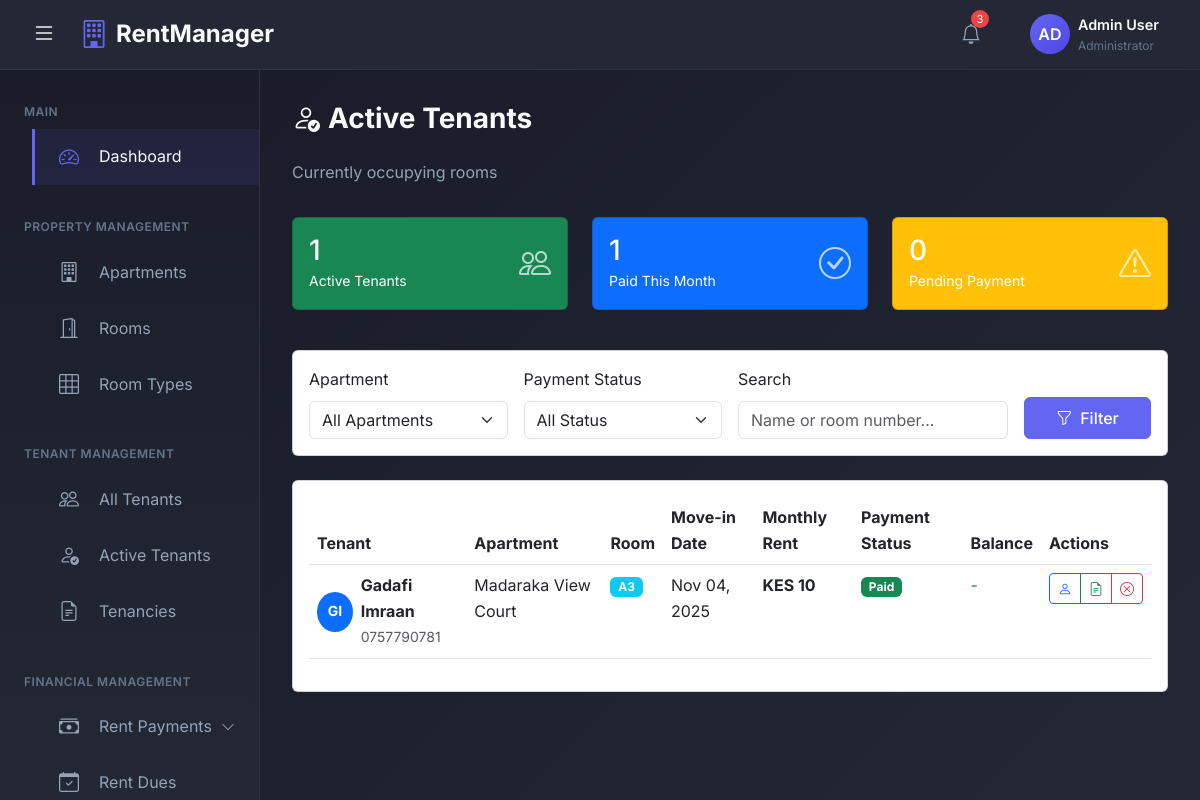
Screenshot of /active-tenants/ (signed in) with the database file from the repository.
### rental_app/models.py (models this page shows, shortened)
class Tenancy(models.Model):
    TENANCY_STATUS = (
        ('active', 'Active'),
        ('terminated', 'Terminated'),
        ('suspended', 'Suspended'),
        ('switched', 'Switched Room'),  # When tenant moves to another room
    )
    TERMINATION_REASON = (
        ('vacated', 'Tenant Vacated'),
        ('evicted', 'Evicted'),
        ('room_switch', 'Switched to Another Room'),
        ('other', 'Other'),
    )
    tenant = models.ForeignKey(User, on_delete=models.PROTECT, related_name='tenancies', limit_choices_to={'user_type': 'tenant'})
    room = models.ForeignKey(Room, on_delete=models.PROTECT, related_name='tenancies')
    apartment = models.ForeignKey(Apartment, on_delete=models.PROTECT, related_name='tenancies')  # Denormalized for easy querying
    start_date = models.DateField()
    end_date = models.DateField(null=True, blank=True)
    deposit_paid = models.DecimalField(max_digits=10, decimal_places=2, default=0.00)
    deposit_refunded = models.BooleanField(default=False)
    deposit_refund_amount = models.DecimalField(max_digits=10, decimal_places=2, default=0.00, null=True, blank=True)
    deposit_deduction_reason = models.TextField(blank=True)  # Why deposit was partially refunded
    status = models.CharField(max_length=20, choices=TENANCY_STATUS, default='active')
    termination_reason = models.CharField(max_length=20, choices=TERMINATION_REASON, null=True, blank=True)
    move_in_condition = models.TextField(blank=True)
    move_out_condition = models.TextField(blank=True)
    switched_to_tenancy = models.ForeignKey('self', on_delete=models.SET_NULL, null=True, blank=True, related_name='previous_tenancy')
    switched_from_tenancy = models.ForeignKey('self', on_delete=models.SET_NULL, null=True, blank=True, related_name='next_tenancy')
    is_deleted = models.BooleanField(default=False)
    deleted_at = models.DateTimeField(null=True, blank=True)
    created_at = models.DateTimeField(auto_now_add=True)
    updated_at = models.DateTimeField(auto_now=True)
    class Meta:
        verbose_name_plural = 'Tenancies'
        ordering = ['-start_date']
        indexes = [
            models.Index(fields=['tenant', 'status']),
            models.Index(fields=['apartment', 'status']),
        ]

class User(AbstractUser):
    USER_TYPE_CHOICES = (
        ('admin', 'Admin'),
        ('tenant', 'Tenant'),
    )
    USER_STATUS = (
        ('active', 'Active'),
        ('inactive', 'Inactive'),
        ('archived', 'Archived'),  # For moved out tenants
    )
    user_type = models.CharField(max_length=10, choices=USER_TYPE_CHOICES)
    user_status = models.CharField(max_length=20, choices=USER_STATUS, default='active')
    phone_number = models.CharField(max_length=15, unique=True)
    national_id = models.CharField(max_length=20, unique=True, null=True, blank=True)
    profile_picture = models.ImageField(upload_to='profiles/', null=True, blank=True)
    is_deleted = models.BooleanField(default=False)
    deleted_at = models.DateTimeField(null=True, blank=True)
    created_at = models.DateTimeField(auto_now_add=True)
    updated_at = models.DateTimeField(auto_now=True)

class Apartment(models.Model):
    name = models.CharField(max_length=200)
    owner = models.ForeignKey(User, on_delete=models.CASCADE, related_name='apartments', limit_choices_to={'user_type': 'admin'})
    location = models.CharField(max_length=300)
    total_floors = models.IntegerField(validators=[MinValueValidator(1)])
    description = models.TextField(blank=True)
    water_rate_per_unit = models.DecimalField(max_digits=10, decimal_places=2, default=0.00)
    created_at = models.DateTimeField(auto_now_add=True)
    updated_at = models.DateTimeField(auto_now=True)

class Room(models.Model):
    ROOM_STATUS = (
        ('available', 'Available'),
        ('occupied', 'Occupied'),
        ('maintenance', 'Under Maintenance'),
    )
    apartment = models.ForeignKey(Apartment, on_delete=models.CASCADE, related_name='rooms')
    room_number = models.CharField(max_length=10)  # e.g., A1, B2, C3
    room_type = models.ForeignKey(RoomType, on_delete=models.PROTECT)
    floor_number = models.IntegerField(validators=[MinValueValidator(0)])
    has_balcony = models.BooleanField(default=False)
    has_shower = models.BooleanField(default=True)
    has_kitchen_unit = models.BooleanField(default=True)
    has_clothes_cabinet = models.BooleanField(default=True)
    monthly_rent = models.DecimalField(max_digits=10, decimal_places=2, validators=[MinValueValidator(0)])
    deposit_amount = models.DecimalField(max_digits=10, decimal_places=2, validators=[MinValueValidator(0)])
    status = models.CharField(max_length=20, choices=ROOM_STATUS, default='available')
    created_at = models.DateTimeField(auto_now_add=True)
    updated_at = models.DateTimeField(auto_now=True)
    class Meta:
        unique_together = ('apartment', 'room_number')
        ordering = ['floor_number', 'room_number']

### rental_app/views.py (the view)
# urls.py: path('active-tenants/', views.active_tenant_list, name='active_tenant_list'),
@login_required
def active_tenant_list(request):
    active_tenancies = Tenancy.objects.filter(
        apartment__owner=request.user,
        status='active'
    ).select_related('tenant', 'room', 'apartment').order_by('apartment', 'room__room_number')
    apartment_filter = request.GET.get('apartment', '')
    search_query = request.GET.get('search', '')
    payment_status_filter = request.GET.get('payment_status', '')
    if apartment_filter:
        active_tenancies = active_tenancies.filter(apartment_id=apartment_filter)
    if search_query:
        active_tenancies = active_tenancies.filter(
            Q(tenant__first_name__icontains=search_query) |
            Q(tenant__last_name__icontains=search_query) |
            Q(room__room_number__icontains=search_query)
        )
    today = timezone.now().date()
    current_month = today.replace(day=1)
    if payment_status_filter:
        tenancy_ids = RentDue.objects.filter(
            month_for=current_month,
            status=payment_status_filter
        ).values_list('tenancy_id', flat=True)
        active_tenancies = active_tenancies.filter(id__in=tenancy_ids)
    tenancy_list = []
    for tenancy in active_tenancies:
        current_due = RentDue.objects.filter(
            tenancy=tenancy,
            month_for=current_month
        ).first()
        tenancy.current_due_status = current_due.status if current_due else 'N/A'
        tenancy.current_balance = current_due.balance if current_due else Decimal('0.00')
        tenancy_list.append(tenancy)
    apartments = Apartment.objects.filter(owner=request.user)
    total_active = len(tenancy_list)
    paid_count = sum(1 for t in tenancy_list if t.current_due_status == 'paid')
    unpaid_count = sum(1 for t in tenancy_list if t.current_due_status in ['unpaid', 'overdue'])
    paginator = Paginator(tenancy_list, 20)
    page_number = request.GET.get('page')
    tenancies_page = paginator.get_page(page_number)
    context = {
        'active_tenancies': tenancies_page,
        'total_active': total_active,
        'paid_count': paid_count,
        'unpaid_count': unpaid_count,
        'apartments': apartments,
        'apartment_filter': apartment_filter,
        'search_query': search_query,
        'payment_status_filter': payment_status_filter,
    }
    return render(request, 'tenants/active_tenant_list.html', context)

### templates/tenants/active_tenant_list.html (shortened to what this page needs)
{% extends 'admin_base.html' %}
{% block content %}
<div class="page-header mb-4">
    <h1 class="page-title">
        <i class="bi bi-person-check me-2"></i>Active Tenants
    </h1>
    <p class="page-subtitle">Currently occupying rooms</p>
</div>
<div class="row mb-4">
    <div class="col-md-4 mb-3">
        <div class="card bg-success text-white">
            <div class="card-body">
                <div class="d-flex justify-content-between align-items-center">
                    <div>
                        <h3 class="mb-0">{{ total_active }}</h3>
                        <small>Active Tenants</small>
                    </div>
                    <i class="bi bi-people" style="font-size: 2rem; opacity: 0.7;"></i>
                </div>
            </div>
        </div>
    </div>
    <div class="col-md-4 mb-3">
        <div class="card bg-primary text-white">
            <div class="card-body">
                <div class="d-flex justify-content-between align-items-center">
                    <div>
                        <h3 class="mb-0">{{ paid_count }}</h3>
                        <small>Paid This Month</small>
                    </div>
                    <i class="bi bi-check-circle" style="font-size: 2rem; opacity: 0.7;"></i>
                </div>
            </div>
        </div>
    </div>
    <div class="col-md-4 mb-3">
        <div class="card bg-warning text-white">
            <div class="card-body">
                <div class="d-flex justify-content-between align-items-center">
                    <div>
                        <h3 class="mb-0">{{ unpaid_count }}</h3>
                        <small>Pending Payment</small>
                    </div>
                    <i class="bi bi-exclamation-triangle" style="font-size: 2rem; opacity: 0.7;"></i>
                </div>
            </div>
        </div>
    </div>
</div>
<div class="card mb-4">
    <div class="card-body">
        <form method="get" class="row g-3">
            <div class="col-md-3">
                <label class="form-label">Apartment</label>
                <select name="apartment" class="form-select">
                    <option value="">All Apartments</option>
                </select>
            </div>
            <div class="col-md-3">
                <label class="form-label">Payment Status</label>
                <select name="payment_status" class="form-select">
                    <option value="">All Status</option>
                </select>
            </div>
            <div class="col-md-4">
                <label class="form-label">Search</label>
                <input type="text" name="search" class="form-control"
                       placeholder="Name or room number..." value="{{ search_query }}">
            </div>
            <div class="col-md-2 d-flex align-items-end">
                <button type="submit" class="btn btn-primary w-100">
                    <i class="bi bi-funnel me-2"></i>Filter
                </button>
            </div>
        </form>
    </div>
</div>
<div class="card">
    <div class="card-body">
        <div class="table-responsive">
            <table class="table table-hover">
                <thead>
                    <tr>
                        <th>Tenant</th>
                        <th>Apartment</th>
                        <th>Room</th>
                        <th>Move-in Date</th>
                        <th>Monthly Rent</th>
                        <th>Payment Status</th>
                        <th>Balance</th>
                        <th>Actions</th>
                    </tr>
                </thead>
                <tbody>
                    {% for tenancy in active_tenancies %}
                    <tr>
                        <td>
                            <div class="d-flex align-items-center">
                                <div class="avatar-circle bg-primary text-white me-2">
                                    {{ tenancy.tenant.first_name.0 }}{{ tenancy.tenant.last_name.0 }}
                                </div>
                                <div>
                                    <strong>{{ tenancy.tenant.get_full_name }}</strong>
                                    <br><small class="text-muted">{{ tenancy.tenant.phone_number }}</small>
                                </div>
                            </div>
                        </td>
                        <td>{{ tenancy.apartment.name }}</td>
                        <td><span class="badge bg-info">{{ tenancy.room.room_number }}</span></td>
                        <td>{{ tenancy.start_date|date:"M d, Y" }}</td>
                        <td><strong>KES {{ tenancy.room.monthly_rent|floatformat:0 }}</strong></td>
                        <td>
                            {% if tenancy.current_due_status == 'paid' %}
                            <span class="badge bg-success">Paid</span>
                            {% elif tenancy.current_due_status == 'partially_paid' %}
                            <span class="badge bg-warning">Partially Paid</span>
                            {% elif tenancy.current_due_status == 'overdue' %}
                            <span class="badge bg-danger">Overdue</span>
                            {% elif tenancy.current_due_status == 'unpaid' %}
                            <span class="badge bg-secondary">Unpaid</span>
                            {% else %}
                            <span class="badge bg-light text-dark">N/A</span>
                            {% endif %}
                        </td>
                        <td>
                            {% if tenancy.current_balance > 0 %}
                            <strong class="text-danger">KES {{ tenancy.current_balance|floatformat:0 }}</strong>
                            {% else %}
                            <span class="text-success">-</span>
                            {% endif %}
                        </td>
                        <td>
                            <div class="btn-group btn-group-sm">
                                <a href="{% url 'tenant_detail' tenancy.tenant.pk %}" class="btn btn-outline-primary" title="View Tenant">
                                    <i class="bi bi-person"></i>
                                </a>
                                <a href="{% url 'tenancy_detail' tenancy.pk %}" class="btn btn-outline-success" title="View Tenancy">
                                    <i class="bi bi-file-earmark-text"></i>
                                </a>
                                <a href="{% url 'tenancy_terminate' tenancy.pk %}" class="btn btn-outline-danger" title="Terminate">
                                    <i class="bi bi-x-circle"></i>
                                </a>
                            </div>
                        </td>
                    </tr>
                    {% endfor %}
                </tbody>
            </table>
        </div>
    </div>
</div>
{% endblock %}

### templates/admin_base.html (style rules this page uses)
:root { --sidebar-width: 260px; --header-height: 70px; --primary-color: #1a1d29; --secondary-color: #232834; --accent-color: #6366f1; --accent-hover: #4f46e5; --text-primary: #f8fafc; --text-secondary: #94a3b8; --text-muted: #64748b; --border-color: #2d3343; --card-bg: #232834; --success-color: #10b981; --warning-color: #f59e0b; --danger-color: #ef4444; --bg-gradient: linear-gradient(135deg, #1a1d29 0%, #232834 100%); --sidebar-gradient: linear-gradient(180deg, #1a1d29 0%, #232834 100%); }
* { margin: 0; padding: 0; box-sizing: border-box; }
body { font-family: 'Inter', -apple-system, BlinkMacSystemFont, 'Segoe UI', Roboto, sans-serif; background-color: var(--primary-color); color: var(--text-primary); overflow-x: hidden; line-height: 1.6; font-weight: 400; }
.page-title { font-size: 1.75rem; font-weight: 700; color: var(--text-primary); margin-bottom: 1.5rem; }
.page-subtitle { font-size: 1rem; color: var(--text-secondary); margin-bottom: 2rem; }
.btn-primary { background-color: var(--accent-color); border-color: var(--accent-color); font-weight: 500; padding: 0.5rem 1.25rem; }
.main-content > * { animation: fadeIn 0.5s ease-out; }

### templates/tenants/active_tenant_list.html (style rules this page uses)
.avatar-circle { width: 40px; height: 40px; border-radius: 50%; display: flex; align-items: center; justify-content: center; font-weight: bold; font-size: 0.875rem; }

### rows the page displays
Tenancy: tenant.first_name.0 "G", tenant.last_name.0 "I", tenant.get_full_name "Gadafi Imraan", tenant.phone_number "0757790781", apartment.name "Madaraka View Court", room.room_number "A3", start_date "Nov 04, 2025", room.monthly_rent "10", shows "Paid"

### other values shown
{{ total_active }} "1"
{{ paid_count }} "1"
{{ unpaid_count }} "0"
